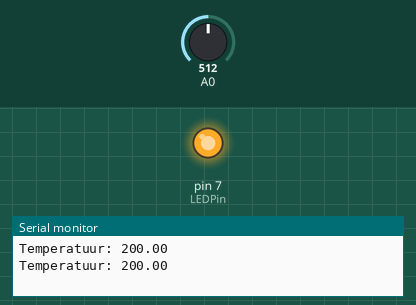
This sketch was run on a simulated Arduino Uno, built with avr-gcc and run on an emulated ATmega328P. Shown: output pins drawn as LEDs (lit = HIGH), the last lines printed to the serial monitor. The test bench sets the inputs (shaded band); at power-on: A0 = 512.

Above: at 1.8 s.
1.9 s: A0 set to 164
3.4 s: A0 set to 137
At 4.3 s:
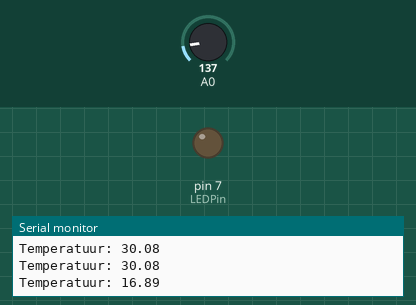
5.5 s: A0 set to 306
At 7.1 s:
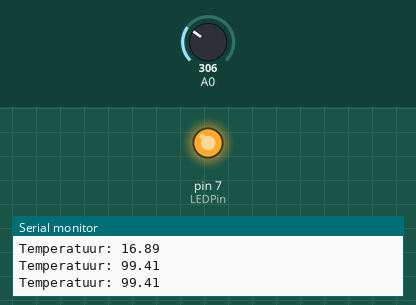
7.5 s: A0 set to 122
At 8.7 s:
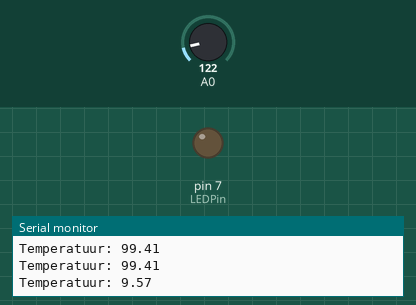
Timing chart, 0 to 10.5 s (numbered marks = the images above; inputs shaded):
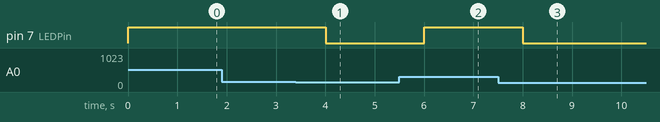

Measured:
- the behaviour switches between 154 and 153 on A0 (found by bisection; images 0 and 1)
- after the input at 3.4 s, pin 7 (LEDPin): HIGH → LOW after 0.60 s
- after the input at 5.5 s, pin 7 (LEDPin): LOW → HIGH after 0.51 s
- after the input at 7.5 s, pin 7 (LEDPin): HIGH → LOW after 0.51 s

The sketch:

TMP36-LEDalarmFunctions.ino
```cpp
/*
   Sketch for temperature measurement, using TMP36

   if T>THRESHOLD: Led on
   TMP36 - data: connect to Analog port (A0).
   LED - D7

   2016_0810 PePo using functions

   Note: above THRESHOLD temperatuur: de TMP36 meet afwisselend
   hoge en lage temperaturen. Reden: onbekend.

   based upon: http://ardx.org/CODE10

    A simple program to output the current temperature to the IDE's debug window
    For more details on this circuit: http://tinyurl.com/c89tvd
*/

int LEDPin = 7; // D7

// TMP36 Pin Variables
int temperaturePin = 0; // A0
//the analog pin the TMP36's Vout (sense) pin is connected to
//the resolution is 10 mV / degree centigrade
//(500 mV offset) to make negative temperatures an option

// specificeer de THRESHOLD temperatuur voor alarm
const float THRESHOLD = 25.0;

/*
   setup() - this function runs once when you turn your Arduino on
   We initialize the serial connection with the computer
*/
void setup()
{
  Serial.begin(115200);
  // initialize LED pin as output
  pinMode(LEDPin, OUTPUT);
}


void loop()
{
  //getting the voltage reading from the temperature sensor
  float temperature = getVoltage(temperaturePin);

  // converting from 10 mv per degree wit 500 mV offset
  // to degrees ((voltage - 500mV) times 100)
  // zie datasheet!
  temperature = (temperature - .5) * 100;

  //printing the result
  Serial.print("Temperatuur: "); Serial.println(temperature);

  // check if an alarm needs to be on
  alarm(temperature);

  //waiting a second before next measurement
  delay(1000);
}

/*
 * getVoltage() - returns the voltage on the analog input defined by pin
*/
float getVoltage(int pin) {
  return (analogRead(pin) * .004882814); //converting from a 0 to 1023 digital range
  // to 0 to 5 volts (each 1 reading equals ~ 5 millivolts
}

// //////////////////////////////////////////////////
// functions to make life easier in main functions
//        setup() and/or loop()
// //////////////////////////////////////////////////

// check alarm is to be set, if yes: led on, if no: led off
void alarm(float t) {
  if (t > THRESHOLD) {
    ledOn();
  } else {
    ledOff();
  }
}

// set LED on
void ledOn() {
  digitalWrite(LEDPin, HIGH);
}
// set LED off
void ledOff() {
  digitalWrite(LEDPin, LOW);
}
```
